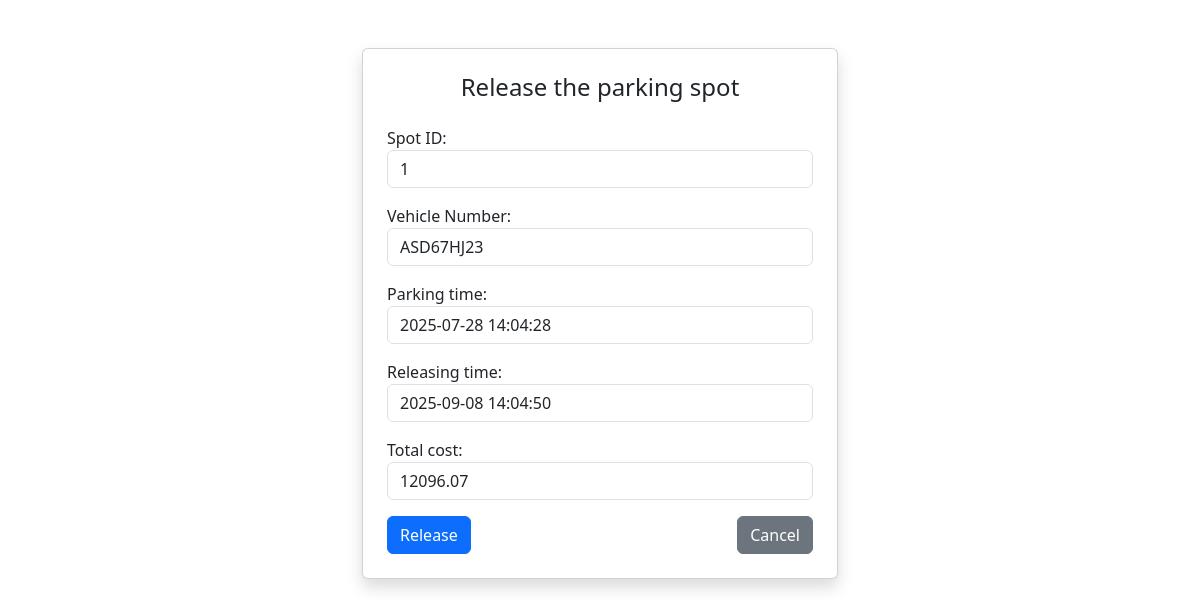
The app's page /release_spot/1, older data.
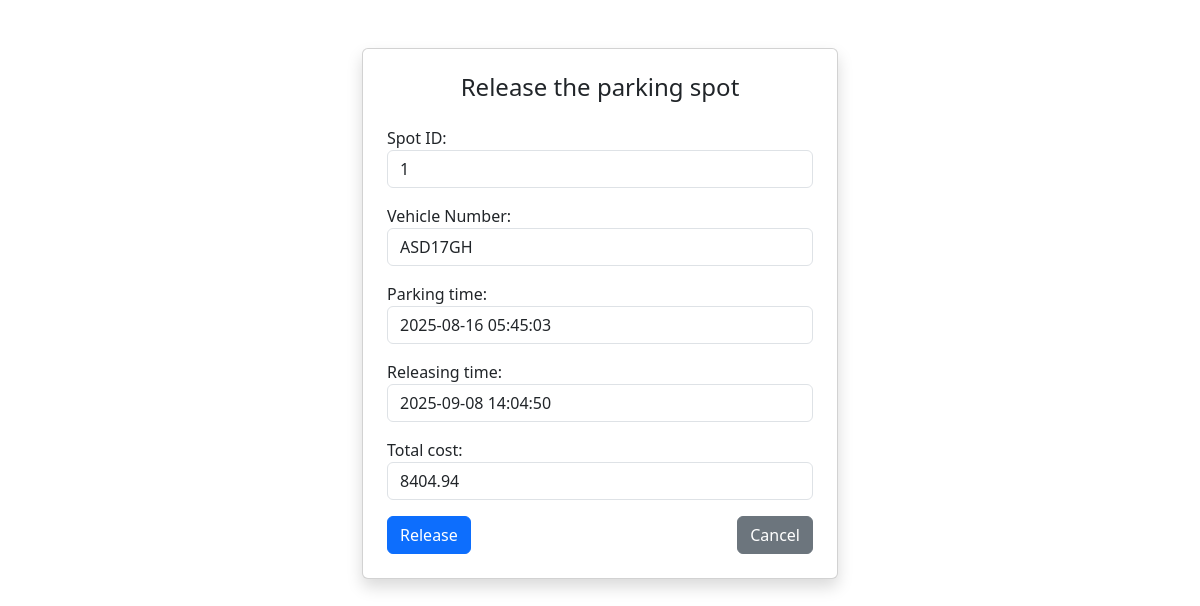
The same page, newer data.
### application/models.py (models this page shows)
class Booking(db.Model):
    __tablename__ = 'booking'
    id = db.Column(db.Integer, primary_key=True, autoincrement=True)
    spot_id = db.Column(db.Integer, db.ForeignKey('parking_spot.id'), nullable=False)
    user_id = db.Column(db.Integer, db.ForeignKey('user.id'), nullable=False)
    parking_timestamp = db.Column(db.DateTime, nullable=False, default=datetime.utcnow)
    leaving_timestamp = db.Column(db.DateTime)
    parking_cost_per_unit = db.Column(db.Float, nullable=False)
    total_cost = db.Column(db.Float)
    created_at = db.Column(db.DateTime, default=datetime.utcnow)
    vehicle_number = db.Column(db.String(20), nullable=False)  # <-- Added this line
    spot = db.relationship('ParkingSpot', backref='bookings')
    user = db.relationship('User', backref='bookings')

### application/controllers.py (the view, shortened to what this page needs)
@app.route('/release_spot/<int:booking_id>', methods=['GET', 'POST'])
def release_spot(booking_id):
    booking = Booking.query.get_or_404(booking_id)
    spot = ParkingSpot.query.get_or_404(booking.spot_id)
    estimated_cost = None
    if not booking.leaving_timestamp:
        now = datetime.utcnow()
        duration_hours = (now - booking.parking_timestamp).total_seconds() / 3600
        duration_hours = max(duration_hours, 1)  # Minimum 1 hour charge
        estimated_cost = round(duration_hours * booking.parking_cost_per_unit, 2)
    return render_template('release_spot.html', booking=booking, spot=spot, estimated_cost=estimated_cost, datetime=datetime)

### templates/release_spot.html (shortened to what this page needs)
<!DOCTYPE html>
<html>
<head>
    <link href="https://cdn.jsdelivr.net/npm/bootstrap@5.3.7/dist/css/bootstrap.min.css" rel="stylesheet">
</head>
<body>
    <div class="container mt-5" style="max-width: 500px;">
        <div class="card shadow p-4">
            <h4 class="mb-4 text-center">Release the parking spot</h4>
            <form method="POST">
                <div class="mb-3">
                    <label>Spot ID:</label>
                    <input type="text" class="form-control" value="{{ booking.spot_id }}" readonly>
                </div>
                <div class="mb-3">
                    <label>Vehicle Number:</label>
                    <input type="text" class="form-control" value="{{ booking.vehicle_number }}" readonly>
                </div>
                <div class="mb-3">
                    <label>Parking time:</label>
                    <input type="text" class="form-control"
                        value="{{ booking.parking_timestamp.strftime('%Y-%m-%d %H:%M:%S') }}" readonly>
                </div>
                <div class="mb-3">
                    <label>Releasing time:</label>
                    <input type="text" class="form-control"
                        value="{{ datetime.utcnow().strftime('%Y-%m-%d %H:%M:%S') }}" readonly>
                </div>
                <div class="mb-3">
                    <label>Total cost:</label>
                    <input type="text" class="form-control"
                        value="{% if booking.leaving_timestamp %}{{ booking.total_cost }}{% else %}{{ estimated_cost }}{% endif %}"
                        readonly>
                </div>
                <div class="d-flex justify-content-between">
                    <button type="submit" class="btn btn-primary">Release</button>
                    <a href="{{ url_for('user_dashboard') }}" class="btn btn-secondary">Cancel</a>
                </div>
            </form>
        </div>
    </div>
</body>
</html>

Row changes from the older to the newer data that the page shows:
changed Booking: vehicle_number "ASD67HJ23" → "ASD17GH"; parking_timestamp "2025-07-28 14:04:28" → "2025-08-16 05:45:03"
Text that changed along with them:
form field estimated_cost: "12096.07" → "8404.94"
